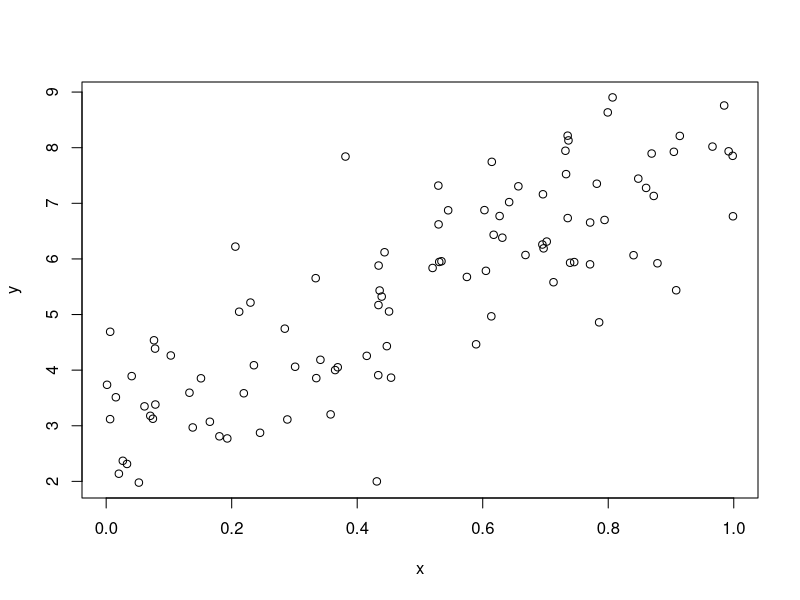

Write R code to recreate this figure.
library(modelr)


### Name: add_residuals
### Title: Add residuals to a data frame
### Aliases: add_residuals spread_residuals gather_residuals

### ** Examples

df <- tibble::data_frame(
  x = sort(runif(100)),
  y = 5 * x + 0.5 * x ^ 2 + 3 + rnorm(length(x))
)
plot(df)

m1 <- lm(y ~ x, data = df)
df %>% add_residuals(m1)

m2 <- lm(y ~ poly(x, 2), data = df)
df %>% spread_residuals(m1, m2)
df %>% gather_residuals(m1, m2)
